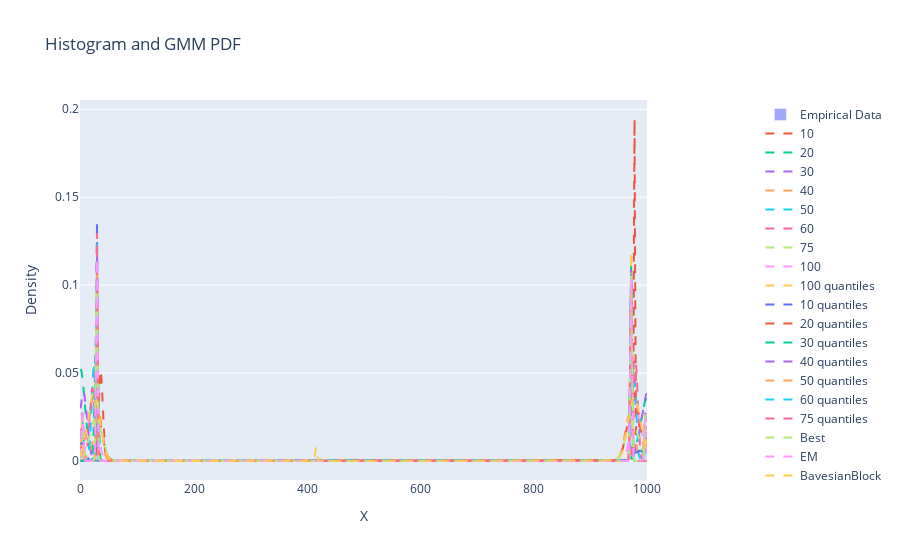

Here is the notebook cell this chart was saved with:
### Code cell
from distribution_optimization_py.gaussian_mixture import compare_solutions_plotly

solutions = list(nr_of_bins_to_solution.values())
labels = [f"{nr_of_bins}" for nr_of_bins in nr_of_bins_to_solution.keys()]
quantile_solutions = list(nr_of_bins_to_quantile_solution.values())
quantile_labels = [f"{nr_of_bins} quantiles" for nr_of_bins in nr_of_bins_to_quantile_solution.keys()]

em_solver = EMSolver()
em_solution = em_solver(problem, 1000, 42)

compare_solutions_plotly(
    problem.data,
    problem.nr_of_modes,
    solutions + quantile_solutions + [best_solution, em_solution.genome, bayesian_block_solution.genome],
    labels + quantile_labels + ["Best", "EM", "BayesianBlock"],
    bins=500,
)

### Figure 1 — Plotly figure (JSON) as saved in the notebook; plotly's stock layout.template omitted (floating-point values rounded to 4 significant figures; data arrays with more than 128 entries replaced by an {"elided": "..."} marker saying what was removed)
{"data": [{"name": "Empirical Data", "opacity": 0.6, "type": "bar", "x": {"elided": "500 float values"}, "y": {"elided": "500 float values"}}, {"line": {"dash": "dash"}, "mode": "lines", "name": "10", "type": "scatter", "x": {"elided": "1000 float values"}, "y": {"elided": "1000 float values"}}, {"line": {"dash": "dash"}, "mode": "lines", "name": "20", "type": "scatter", "x": {"elided": "1000 float values"}, "y": {"elided": "1000 float values"}}, {"line": {"dash": "dash"}, "mode": "lines", "name": "30", "type": "scatter", "x": {"elided": "1000 float values"}, "y": {"elided": "1000 float values"}}, {"line": {"dash": "dash"}, "mode": "lines", "name": "40", "type": "scatter", "x": {"elided": "1000 float values"}, "y": {"elided": "1000 float values"}}, {"line": {"dash": "dash"}, "mode": "lines", "name": "50", "type": "scatter", "x": {"elided": "1000 float values"}, "y": {"elided": "1000 float values"}}, {"line": {"dash": "dash"}, "mode": "lines", "name": "60", "type": "scatter", "x": {"elided": "1000 float values"}, "y": {"elided": "1000 float values"}}, {"line": {"dash": "dash"}, "mode": "lines", "name": "75", "type": "scatter", "x": {"elided": "1000 float values"}, "y": {"elided": "1000 float values"}}, {"line": {"dash": "dash"}, "mode": "lines", "name": "100", "type": "scatter", "x": {"elided": "1000 float values"}, "y": {"elided": "1000 float values"}}, {"line": {"dash": "dash"}, "mode": "lines", "name": "100 quantiles", "type": "scatter", "x": {"elided": "1000 float values"}, "y": {"elided": "1000 float values"}}, {"line": {"dash": "dash"}, "mode": "lines", "name": "10 quantiles", "type": "scatter", "x": {"elided": "1000 float values"}, "y": {"elided": "1000 float values"}}, {"line": {"dash": "dash"}, "mode": "lines", "name": "20 quantiles", "type": "scatter", "x": {"elided": "1000 float values"}, "y": {"elided": "1000 float values"}}, {"line": {"dash": "dash"}, "mode": "lines", "name": "30 quantiles", "type": "scatter", "x": {"elided": "1000 float values"}, "y": {"elided": "1000 float values"}}, {"line": {"dash": "dash"}, "mode": "lines", "name": "40 quantiles", "type": "scatter", "x": {"elided": "1000 float values"}, "y": {"elided": "1000 float values"}}, {"line": {"dash": "dash"}, "mode": "lines", "name": "50 quantiles", "type": "scatter", "x": {"elided": "1000 float values"}, "y": {"elided": "1000 float values"}}, {"line": {"dash": "dash"}, "mode": "lines", "name": "60 quantiles", "type": "scatter", "x": {"elided": "1000 float values"}, "y": {"elided": "1000 float values"}}, {"line": {"dash": "dash"}, "mode": "lines", "name": "75 quantiles", "type": "scatter", "x": {"elided": "1000 float values"}, "y": {"elided": "1000 float values"}}, {"line": {"dash": "dash"}, "mode": "lines", "name": "Best", "type": "scatter", "x": {"elided": "1000 float values"}, "y": {"elided": "1000 float values"}}, {"line": {"dash": "dash"}, "mode": "lines", "name": "EM", "type": "scatter", "x": {"elided": "1000 float values"}, "y": {"elided": "1000 float values"}}, {"line": {"dash": "dash"}, "mode": "lines", "name": "BayesianBlock", "type": "scatter", "x": {"elided": "1000 float values"}, "y": {"elided": "1000 float values"}}], "layout": {"legend": {"x": 1.2, "y": 1}, "title": {"text": "Histogram and GMM PDF"}, "xaxis": {"title": {"text": "X"}}, "yaxis": {"title": {"text": "Density"}}}}
